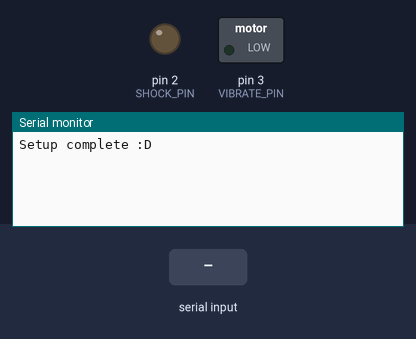
Simulated run of this sketch. Board: Arduino Uno, built with avr-gcc and run on an emulated ATmega328P. Parts: switched loads named in the sketch (green lamp = pin HIGH), output pins drawn as LEDs (lit = HIGH), the last lines printed to the serial monitor. The inputs (shaded band) are chosen by the test bench.

Above: at 7.4 s.
7.5 s: "mm" received over Serial
At 9.7 s:
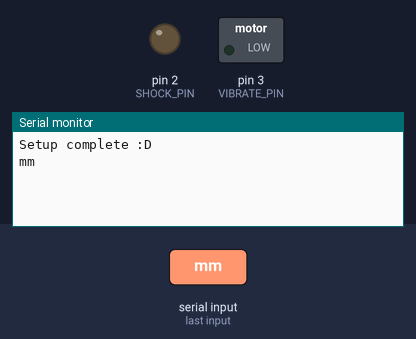
10.0 s: "rr" received over the second serial link
At 12.0 s:
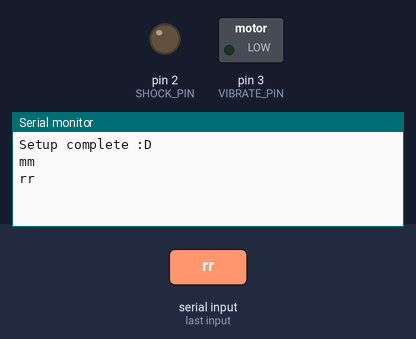

Measured:
- after the input at 7.5 s, the serial monitor: prints a new line after 1.0 s (image 1)
- after the input at 10.0 s, the serial monitor: prints a new line after 1.5 s (image 2)

The sketch:

firmware.ino
```cpp
#include <SoftwareSerial.h>

int rxPin = 10;
int txPin = 11;
int VIBRATE_PIN = 3;
int SHOCK_PIN = 2;
int incomingByte = 0;

int downPin = 4;
int upPin = 5;

int modePin = 6;

SoftwareSerial bluetoothSerial(txPin, rxPin);

// 0 - Vibrate, 1 - Shock
int mode = 0;
int shock_level = 1;
int vibrate_level = 1;


// Presses a pin for ms time
void press_button(int pin, int ms) {
  digitalWrite(pin, HIGH);
  delay(ms);
  digitalWrite(pin, LOW);
  delay(ms);
}


// Set level give mode m (0/1) and level v
void set_level(int m, int v) {
  // Difference between levels
  if (mode != m) {
    press_button(modePin, 2000);
    mode = m;
  }

  int level;

  v = v - '0';

  if (mode == 0) {
    level = vibrate_level;
    vibrate_level = v;
  } else if (mode == 1) {
    level = shock_level;
    shock_level = v;
  }

  Serial.println( abs(level - v));

  for (int i = 0; i < abs(level - v); i++) {
    if (v > level) {
      press_button(upPin, 50);
    } else if (v < level) {
      press_button(downPin, 50);
    }
  }
}


// Set everything to 0 so we can keep track of values
void setup_remote() {
  for (int i = 0; i < 7; i++) {
    press_button(downPin, 50);
  }

  press_button(modePin, 2000);

  for (int i = 0; i < 15; i++) {
    press_button(downPin, 50);
  }

  mode = 1;

  Serial.println("Setup complete :D");
}


void setup() {
  Serial.begin(9600);
  bluetoothSerial.begin(9600);

  pinMode(VIBRATE_PIN, OUTPUT);
  pinMode(SHOCK_PIN, OUTPUT);

  setup_remote();
}


void parse_string(String string) {
  string = string.substring(string.length() - 2);
  Serial.println(string);
    if (string[0] == 'v') {
      if (string[1] == 'v') {
        press_button(VIBRATE_PIN, 50);
      } else {
        set_level(0, string[1]);
      }
    } else if (string[0] == 's') {
      if (string[1] == 's') {
        press_button(SHOCK_PIN, 50);
      } else {
        set_level(1, string[1]);
      }
    } else if (string == "mm") {
      digitalWrite(modePin, HIGH); // sets the digital pin 13 on
      delay(2000);            // waits for a second
      digitalWrite(modePin, LOW);  // sets the digital pin 13 off
    } else if (string == "rr") {
      setup_remote();
    }
}


void loop() {
  String string;
  if (bluetoothSerial.available()) {
    string = bluetoothSerial.readString();
    parse_string(string);
  }
  if (Serial.available()) {
    string = Serial.readString();
    parse_string(string);
  }
}
```
